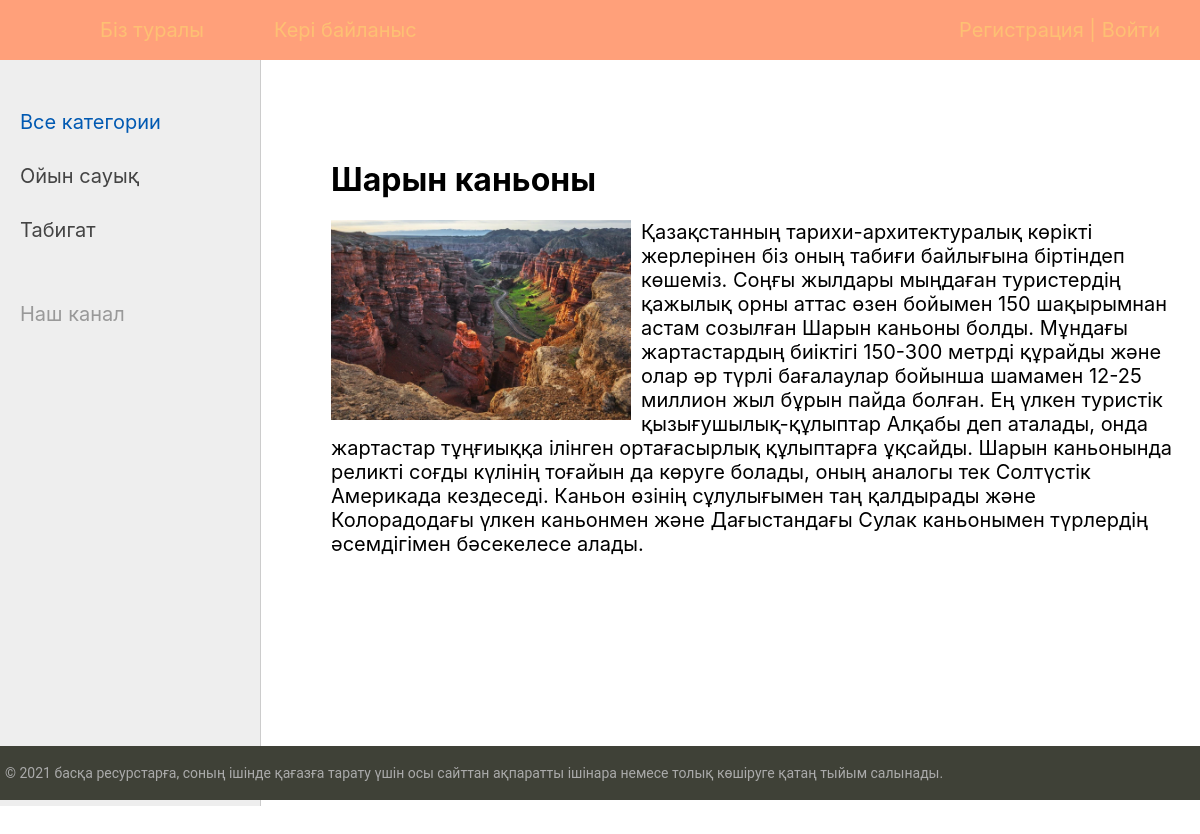
Screenshot of /post/sharyn-kanony/ with the database file from the repository.
### tourist/models.py (models this page shows, shortened)
class Category(models.Model):
    name = models.CharField(max_length=100, db_index=True, verbose_name="Категория")
    slug = models.SlugField(max_length=255, unique=True, db_index=True, verbose_name="URL")
    def get_absolute_url(self):
        return reverse('category', kwargs={'cat_slug': self.slug})
    class Meta:
        verbose_name = 'Категория'
        verbose_name_plural = 'Категории'
        ordering = ['id']

class Tourist(models.Model):
    title = models.CharField(max_length=255, verbose_name="Заголовок")
    slug = models.SlugField(max_length=255, unique=True, db_index=True, verbose_name="URL")
    content = models.TextField(blank=True, verbose_name="Текст статьи")
    photo = models.ImageField(upload_to="photos/%Y/%m/%d/", verbose_name="Фото")
    time_create = models.DateTimeField(auto_now_add=True, verbose_name="Время создания")
    time_update = models.DateTimeField(auto_now=True, verbose_name="Время изменения")
    is_published = models.BooleanField(default=True, verbose_name="Публикация")
    cat = models.ForeignKey('Category', on_delete=models.PROTECT, verbose_name="Категории")
    def __str__(self):
        return self.title
    class Meta:
        verbose_name = 'Көрікті жерлер'
        verbose_name_plural = 'Көрікті жерлер'
        ordering = ['id']

### tourist/views.py (the view)
# urls.py: path('post/<slug:post_slug>/', ShowPost.as_view(), name='post'),
class ShowPost(DataMixin, DetailView):
    model = Tourist
    template_name = 'tourist/post.html'
    slug_url_kwarg = 'post_slug'
    context_object_name = 'post'
    def get_context_data(self, *, object_list=None, **kwargs):
        context = super().get_context_data(**kwargs)
        c_def = self.get_user_context(title=context['post'])
        return dict(list(context.items()) + list(c_def.items()))

### tourist/utils.py (called while the page is built)
    def get_user_context(self, **kwargs):
        context = kwargs
        cats = Category.objects.annotate(Count('tourist'))
        user_menu = menu.copy()
        if not self.request.user.is_authenticated:
            user_menu.pop(1)
        context['menu'] = user_menu
        context['cats'] = cats
        if 'cat_selected' not in context:
            context['cat_selected'] = 0
        return context

### tourist/templates/tourist/post.html
{% extends 'tourist/base.html' %}
{% block content %}
<h1>{{post.title}}</h1>
{% if post.photo %}
<p><img class="img-article-left" src="{{post.photo.url}}"></p>
{% endif %}
{{post.content|linebreaks}}
{% endblock %}

### tourist/templates/tourist/base.html (shortened to what this page needs)
{% load static %}
{% load tourist_tags %}
<!DOCTYPE html>
<html>
<head>
	<link type="text/css" href="{% static 'tourist/css/styles.css' %}" rel="stylesheet" />
</head>
<body>
<table class="table-page" border=0 cellpadding="0" cellspacing="0">
<tr><td valign=top>
{% block mainmenu %}
		<div class="header">
			<ul id="mainmenu" class="mainmenu">
			<li class="logo"><a href="{% url 'home' %}"><div class="logo"></div></a></li>
{% for m in menu %}
			<li><a href="{% url m.url_name %}">{{m.title}}</a></li>
{% endfor %}
				{% if request.user.is_authenticated %}
				<li class="last"> {{user.username}} | <a href="{% url 'logout' %}">Выйти</a></li>
				{% else %}
				<li class="last"><a href="{% url 'register' %}">Регистрация</a> | <a href="{% url 'login' %}">Войти</a></li>
				{% endif %}
			</ul>
		</div>
{% endblock mainmenu %}
<table class="table-content" border=0 cellpadding="0" cellspacing="0">
<tr>
	<td valign="top" class="left-chapters">
	<ul id="leftchapters">
{% if cat_selected == 0 %}
		<li class="selected">Все категории</li>
{% else %}
		<li><a href="{% url 'home' %}">Все категории</a></li>
{% endif %}
{% for c in cats %}
{% if c.tourist__count > 0 %}
	{% if c.pk == cat_selected %}
		<li class="selected">{{c.name}}</li>
	{% else %}
		<li><a href="{{ c.get_absolute_url }}">{{c.name}}</a></li>
	{% endif %}
{% endif %}
{% endfor %}
		<li class="share">
		<p>Наш канал</p>
		<a class="share-yt" href="https://www.youtube.com/channel/UClJzWfGWuGJL2t-3dYKcHTA/playlists" target="_blank" rel="nofollow"></a>
		</li>
	</ul>
</td>
<td valign="top" class="content">
	<div class="content-text">
{% block content %}
{% endblock %}
	</div>
</td></tr></table>
</td></tr>
<tr><td valign=top>
	<div id="footer">
		<p>© 2021 басқа ресурстарға, соның ішінде қағазға тарату үшін осы сайттан ақпаратты ішінара немесе толық көшіруге қатаң тыйым салынады.</p>
	</div>
</td></tr></table>
</body>
</html>

### tourist/static/tourist/css/styles.css (style rules this page uses)
html, body { font-family: "Inter",sans-serif; margin: 0; padding: 0; height: 100%; width: 100%; color: #444; }
a { color: #00FFFF; text-decoration: none; }
img { max-width: 600px; height: auto; }
img.img-article-left { max-width: 300px; height: auto; float: left; padding: 0 10px 10px 0; }
.table-page { width: 100%; height: 100%; vertical-align: top; }
.table-page tr { height: 100%; }
.header { background: #FFA07A; height: 60px; }
.logo { background: url('../images/logo.png') no-repeat 10px 5px; width: 70px; height: 60px; }
ul.mainmenu { list-style: none; margin: 0; padding: 0; height: 60px; color: #fdc073; font-size: 20px; overflow: hidden; }
ul.mainmenu li { float: left; margin: 18px 40px 0 30px; }
ul.mainmenu li.logo { margin: 0; }
ul.mainmenu li.last { float: right; }
ul.mainmenu li a { color: #fdc073; text-decoration: none; }
.table-content { width: 100%; min-height: 100%; height: 100%; }
.left-chapters { margin: 0; background: #eee; border-right: 1px solid #ccc; min-height: 100%; }
.left-chapters ul { width: 230px; min-height: 100%; margin: 0; padding: 20px 10px 10px 20px; list-style: none; font-size: 20px; }
.left-chapters ul li { margin: 30px 0 0 0; color: #999; }
.left-chapters ul li.selected { color: #0059b2; }
.left-chapters ul li a { color: #444; text-decoration: none; }
.left-chapters ul li.share { margin: 60px 0 0 0; }
.left-chapters ul li.share p { margin: 30px 0 30px 0; }
.left-chapters ul li.share a { display: inline-block; width: 40px; height: 40px; margin: 0 20px 0 0; }
.left-chapters ul li.share a.share-yt { width: 100%; height: 30px; background: url('../images/share_yt.png') no-repeat 0 0 }
.content { padding: 40px 20px 20px 40px; width: 100%; box-sizing: border-box; }
.content-text { margin: 60px 0 0 30px; color: #000; font-size: 20px; }
.content-text h1 { font-size: 32px; }
#footer { box-sizing: border-box; background: #3F4137; padding: 5px; color: #aaa; font-size: 14px; font-family: Roboto, sans-serif; text-align: left; overflow: hidden; }

### rows the page displays
Category: name "Ойын сауық"
Category: name "Табигат"
Tourist: title "Шарын каньоны", photo (picture), content "Қазақстанның тарихи-архитектуралық көрікті жерлерінен біз оның табиғи байлығына біртіндеп көшеміз. Соңғы жылдары мыңдаған туристердің қажылық орны аттас өзен бойымен 150 шақырымнан астам созылған Шарын каньоны болды. Мұндағы жартастардың биіктігі 150-300 метрді құрайды және олар әр түрлі бағалаулар бойынша шамамен 12-25 миллион жыл бұрын пайда болған. Ең үлкен туристік қызығушылық-құлыптар Алқабы деп аталады, онда жартастар тұңғиыққа ілінген ортағасырлық құлыптарға ұқсайды. Шарын каньонында реликті соғды күлінің тоғайын да көруге болады, оның аналогы тек Солтүстік Америкада кездеседі. Каньон өзінің сұлулығымен таң қалдырады және Колорадодағы үлкен каньонмен және Дағыстандағы Сулак…"
